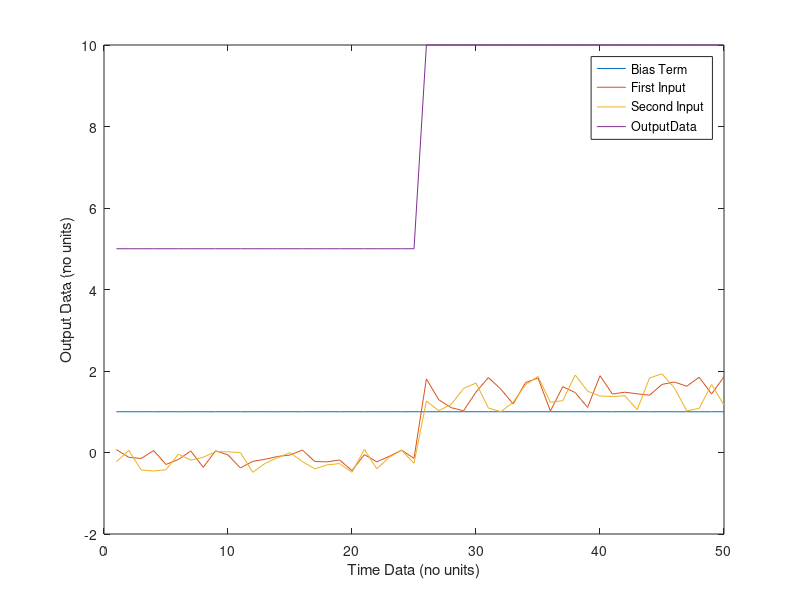

Here is the MATLAB script that generated this plot: (Note: this script raises an error after producing the figure.)
%%%%%%%%%%%%%%%%%%%%%%%%%%%%%%%%%%%%%%%%%%%%%%%%%%%%%%%%%%%%%%%%%%%%%%%%%%%
%%%%%%%%%%%%%%%%%%%%%%%%%%%%%%%%%%%%%%%%%%%%%%%%%%%%%%%%%%%%%%%%%%%%%%%%%%%
%% creating dataset for NN toolbox

clear all;
close all;
clc;


%%%%%%%%%%%%%%%%%%%%%%%%%%%%%%%%%%%%%%%%%%%%%%%%%%%%%%%%%%%%%%%%%%%%%%%%
%% creating input variables with the specific length and numbers

% specificy the constants of random numbers
inputNumber = 2;
lengthOfInput = 50;

outputNumber = 1;
lengthOfOutput = lengthOfInput;

% define input matrices
inputData = zeros(lengthOfInput,inputNumber+1);
% define output matrices
outputData = zeros(lengthOfOutput,outputNumber);

% define time series data
timeData = [1:1:lengthOfInput]';


%% generating inputMatrices with specific outputValues

for i = 1 : 1 : length(inputData(:,1)) % for length search
   
    for j = 1 : 1 : length(inputData(1,:)) % for different input search
        
        if i <= length(inputData(:,1))/2   % only the half of data assigned to one class
        
            if j == 1
                % bias section is added to the code
                inputData(i,j) = 1;
            
            else
            
                % these values can be changed to represent the different
                % set of input variables
                
                % max-min values
                maxVal = 0.1;
                minVal = -0.5;

                inputData(i,j) = minVal + (maxVal - minVal)*rand(1,1);
            
            end
            
        else
   
            if j == 1
                % bias section is added to the code
                inputData(i,j) = 1;
            
            else
                        
                % these values can be changed to represent the different
                % set of input variables
                
                % max-min values
                maxVal = 2;
                minVal = 1;

                inputData(i,j) = minVal + (maxVal - minVal)*rand(1,1);
            
            end
            
        end
    
    end
    
end

for i = 1 : 1 : length(outputData(:,1))  % for length search 

    for j = 1 : 1 : length(outputData(1,:))  % for different input search
    
        if i <= length(outputData(:,1))/2    % only the half of data assigned to one class
           
            % first output assigned to the class of 5!
            outputData(i,j) = 5;
        else
            % second output assigned to the class of 10!
            outputData(i,j) = 10;
            
        end
        
    end
    
end


%% plotting the results
figure
plot(timeData, inputData(:,1))
hold on
plot(timeData, inputData(:,2))
hold on
plot(timeData, inputData(:,3))
hold on
plot(timeData, outputData(:,1))
legend('Bias Term','First Input','Second Input','OutputData')
xlabel('Time Data (no units)')
ylabel('Output Data (no units)')

%%%%%%%%%%%%%%%%%%%%%%%%%%%%%%%%%%%%%%%%%%%%%%%
%% generating one matrices to store the whole data

InOutMatrices = [inputData,outputData];

infoSection = [length(InOutMatrices(:,1)), length(inputData(1,:)), length(outputData(1,:)),zeros(1, length(InOutMatrices(1,:)) - 3)]; 
InOutMatrices = [infoSection;InOutMatrices];


%% creating input variables with the specific length and numbers
%%%%%%%%%%%%%%%%%%%%%%%%%%%%%%%%%%%%%%%%%%%%%%%%%%%%%%%%%%%%%%%%%%%%%%%%


%%%%%%%%%%%%%%%%%%%%%%%%%%%%%%%%%%%%%%%%%%%%%%%%%%%%%%%%%%%%%%%%%%%%%%%%
%% writing the whole data to the text or excel files!

%% creating the proper file

% establishing writing format
writeFormat = "";

for i = 1 : 1 : length(InOutMatrices(1,:))
   
    writeFormat = writeFormat + "%f ";
    
    if i == length(InOutMatrices(1,:))
        
         writeFormat = writeFormat + "\n";
         
     end


end

% writing data to excel file

filename = 'nnInputOutputFile.csv';
writematrix(InOutMatrices,filename);


%% writing the whole data to the text or excel files!
%%%%%%%%%%%%%%%%%%%%%%%%%%%%%%%%%%%%%%%%%%%%%%%%%%%%%%%%%%%%%%%%%%%%%%%%










%% creating dataset for NN toolbox
%%%%%%%%%%%%%%%%%%%%%%%%%%%%%%%%%%%%%%%%%%%%%%%%%%%%%%%%%%%%%%%%%%%%%%%%%%%
%%%%%%%%%%%%%%%%%%%%%%%%%%%%%%%%%%%%%%%%%%%%%%%%%%%%%%%%%%%%%%%%%%%%%%%%%%%
